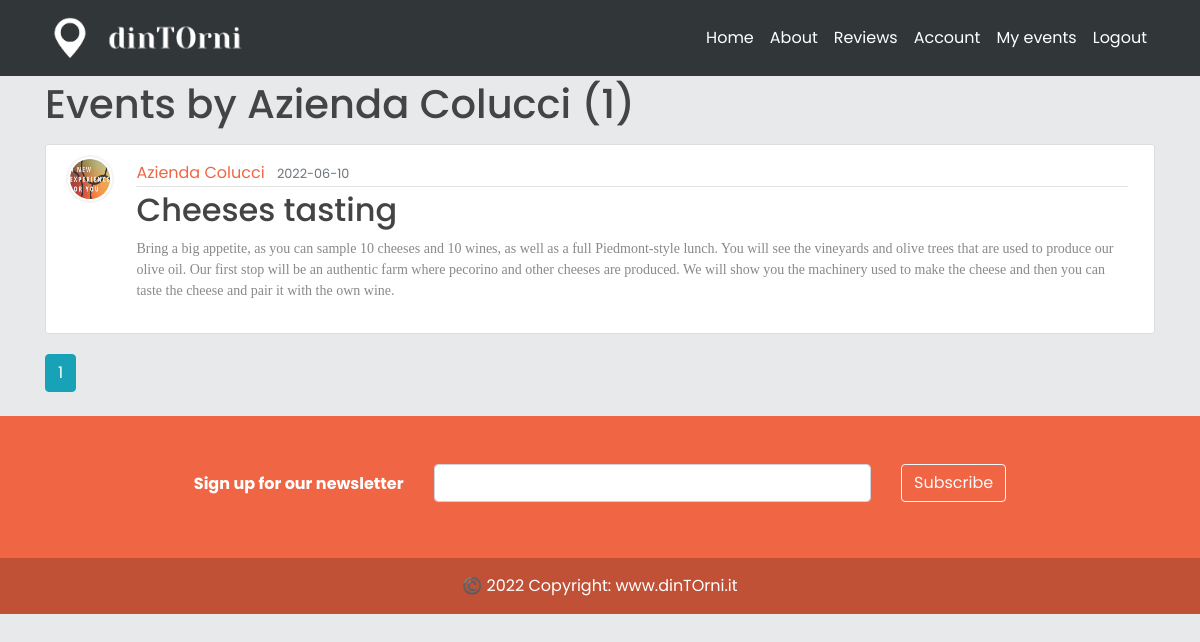
The app's page /Azienda Colucci (signed in) with its own data.
### models.py (models this page shows, shortened)
class User(db.Model, UserMixin):
    _tablename__ = 'user'
    id = db.Column(db.Integer, primary_key=True)
    email = db.Column(db.String(120), unique=True, nullable=False)
    image_file = db.Column(db.String(20), nullable=False, default='default.jpg')
    password = db.Column(db.String(60), nullable=False)
    telephone = db.Column(db.Integer(), nullable=False)
    type= db.Column(db.String(20))
    __mapper_args__={
        'polymorphic_identity': 'user',
        'polymorphic_on': type
    }

class Business(User, db.Model):
    _tablename__ = 'business'
    id = db.Column(db.Integer, db.ForeignKey('user.id'), primary_key=True)
    name = db.Column(db.String(20), unique=True, nullable=False)
    vat_number = db.Column(db.Integer())#rimettere i nullable
    city = db.Column(db.String(20))
    address = db.Column(db.String(30))
    events = db.relationship('Event', backref='creator', lazy=True)
    __mapper_args__ = {
        'polymorphic_identity': 'business',
    }

class Event(db.Model):
    id = db.Column(db.Integer, primary_key=True)
    title = db.Column(db.String(100), nullable=False)
    date_event = db.Column(db.Date, nullable=False)
    location = db.Column(db.Text, nullable=False)
    price = db.Column(db.Float, nullable = True)
    equipment = db.Column(db.Text,  nullable=True)
    min_users = db.Column(db.Integer,  nullable=True)
    date_posted = db.Column(db.DateTime,
                            default=datetime.utcnow())  # default è listante corrente in cui posto
    content = db.Column(db.Text,  nullable=False)
    weaknesses = db.Column(db.Text,  nullable=True)
    image_event1 = db.Column(db.String(20), nullable=False, default='default.jpg')
    image_event2 = db.Column(db.String(20), nullable=False, default='default.jpg')
    image_event3 = db.Column(db.String(20), nullable=False, default='default.jpg')
    business_id = db.Column(db.Integer, db.ForeignKey('business.id'))  # db integer, è una chiave devo specificare la relazi

class User(db.Model, UserMixin):
    _tablename__ = 'user'
    id = db.Column(db.Integer, primary_key=True)
    email = db.Column(db.String(120), unique=True, nullable=False)
    image_file = db.Column(db.String(20), nullable=False, default='default.jpg')
    password = db.Column(db.String(60), nullable=False)
    telephone = db.Column(db.Integer(), nullable=False)
    type= db.Column(db.String(20))
    __mapper_args__={
        'polymorphic_identity': 'user',
        'polymorphic_on': type
    }

### app/users/routes.py (the view)
@users.route("/<string:name>")
def business_events(name):
    page = request.args.get('page', 1, type=int)
    business = Business.query.filter_by(name=name).first_or_404()
    events = Event.query.filter_by(creator=business).order_by(Event.date_posted.desc()).paginate(page=page, per_page=5)
    return render_template('business_events.html', events=events, business=business)

### models.py (called while the page is built)
@login_manager.user_loader
def load_user(email):
    user = User.query.get(email)
    return user

### app/templates/business_events.html
{% extends "layout.html" %}
{% block content %}
    <h1 class="mb-3">Events by {{ business.name }} ({{ events.total }})</h1>
    {% for event in events.items %}
        <article class="media content-section">
          <img class="rounded-circle article-img" src="{{ url_for('static', filename='profile_pics/' + event.creator.image_file) }}">
          <div class="media-body">
            <div class="article-metadata">
              <a class="mr-2" href="{{ url_for('users.business_events', name=event.creator.name) }}">{{ event.creator.name }}</a>
              <small class="text-muted">{{ event.date_event.strftime('%Y-%m-%d') }}</small>
            </div>
            <h2><a class="article-title" href="{{ url_for('events.event', event_id=event.id) }}">{{ event.title }}</a></h2>
            <p class="article-content">{{ event.content }}</p>
          </div>
        </article>
    {% endfor %}
    {% for page_num in events.iter_pages(left_edge=1, right_edge=1, left_current=1, right_current=2) %}
      {% if page_num %}
        {% if events.page == page_num %}
          <a class="btn btn-info mb-4" href="{{ url_for('users.business_events', name=business.name, page=page_num) }}">{{ page_num }}</a>
        {% else %}
          <a class="btn btn-outline-info mb-4" href="{{ url_for('users.business_events', name=business.name, page=page_num) }}">{{ page_num }}</a>
        {% endif %}
      {% else %}
        ...
      {% endif %}
    {% endfor %}
{% endblock content %}

### app/static/main.css (style rules this page uses)
body { background: #fafafa; color: #333333; margin-top: 5rem; }
h1, h2, h3, h4, h5, h6 { color: #444444; }
.content-section { background: #ffffff; padding: 10px 20px; border: 1px solid #dddddd; border-radius: 3px; margin-bottom: 20px; }
.article-title { color: #444444; }
.article-content { white-space: pre-line; }
.article-img { height: 65px; width: 65px; margin-right: 16px; }
.article-metadata { padding-bottom: 1px; margin-bottom: 4px; border-bottom: 1px solid #e3e3e3 }
img { border: 0; }
img { max-width: 100%; }
img { vertical-align: middle; border-style: none; }
*, body { font-family: "Poppins", sans-serif; }
a { color: #F06543; }
.rounded-circle { border-radius: 50% !important; }
.media { display: -ms-flexbox; display: flex; -ms-flex-align: start; align-items: flex-start; }
.media img { width: 48px !important; height: 48px !important; padding: 2px; border: 2px solid #f4f4f4; }
.media-body { -ms-flex: 1; flex: 1; padding: .4rem !important; }
.media-body p { font-family: 'Rokkitt', serif; font-weight: 500 !important; font-size: 14px; color: #88898a; }

### records on screen
Business: name "Azienda Colucci"
Event: image_file (placeholder picture), creator.name "Azienda Colucci", date_event "2022-06-10", title "Cheeses tasting", content "Bring a big appetite, as you can sample 10 cheeses and 10 wines, as well as a full Piedmont-style lunch. You will see the vineyards and olive trees that are used to produce our olive oil. Our first stop will be an authentic farm where pecorino and other cheeses are produced. We will show you the machinery used to make the cheese and then you can taste the cheese and pair it with the own wine."

### other values on screen
{{ events.total }} "1"
{{ page_num }} "1"
